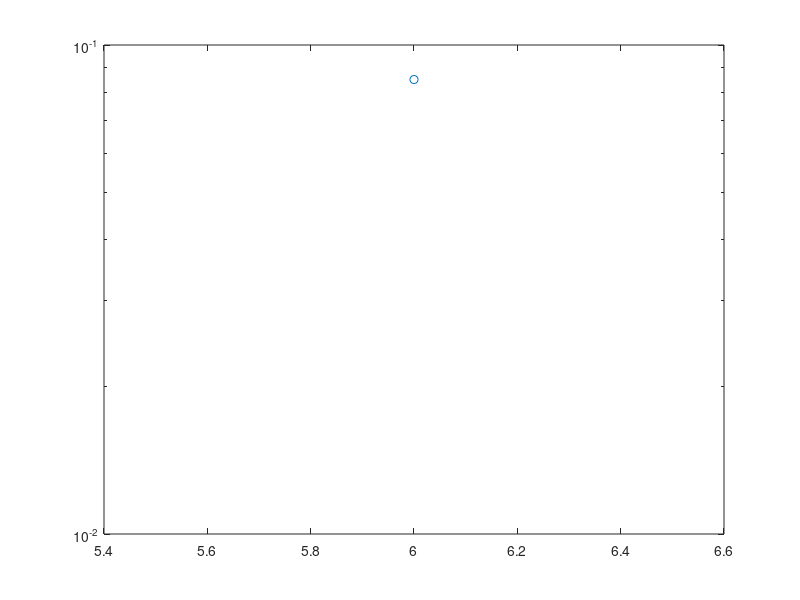

The MATLAB script that drew this image:
%FH_SS2.m
% simulates a digital communication system 
%  with coherent BFSK-slow FH_SS signaling in Fig.10.7.2(b)
clear, clf
b=1; M=2^b; kh=3;
alpha=1/(2^kh); % depending on the jammer's strategy
Tb=1; Ts=b*Tb; Ncs=2; Tc=Ncs*Ts; % Bit/Symbol/Chip time 
N=48; T=Ts/N; % Sampling Period (subinterval in Tc)
NNcs=N*Ncs; % Buffer size 
for i=1:2^kh,  wc(i)=(i-1)*M*2*pi;  end
Es=2; sqEs=sqrt(Es); % Energy of signal waveform
ss=[0 1]; w([1:M])=2*[1:M]*pi;  g_symbol='xo';
t=[0:N-1]*T;  s2sT=sqrt(2/Ts);
SNRbdBs=[6]; MaxIter=3000; % # of iterations 
for i_FH=1:2
   sw=zeros(M,NNcs);
   for m=1:M % PN-coded BPSK signal waveforms
      for nc=1:2^kh
         if i_FH==1, su(m+(nc-1)*M,:)=s2sT*cos(w(m)*t); % No FH
          else  su(m+(nc-1)*M,:)=s2sT*cos((w(m)+wc(nc))*t); % FH
         end  
      end
   end  
   sw=sqEs*su;  suT=su*T;
   for i_SNR=1:length(SNRbdBs) % Range of SNRdB
      SNRbdB=SNRbdBs(i_SNR); SNRb=10^(SNRbdB/10); J0=2*(Es/b)/SNRb; sigma=sqrt(J0/Tb*(2^kh)); %Pj=J0*W=J0*(2/Tb)*2^kh
      r=zeros(1,N);
      nobe=0; % Number of bit errors
      for k=1:MaxIter     
         ic=floor(rand*2^kh);
         for k1=1:Ncs
            i= ceil(rand*M); s=ss(i); % Transmitted signal
            for m=0:N-1   % Operation per symbol interval
               mT=m*T; tmp=(w(1)+w(2))/2*mT; intfrnc=sin(tmp);
               r=[r(2:N) sw(i+M*ic,m+1)+sigma*intfrnc]; % Received signal
               yre=suT(([1:M]+M*ic)',:)*r'; % Correlator output 
            end
            [yremax,lmax]=max(yre);  D=ss(lmax); % Detector(DTR)
            nobe=nobe+sum(s~=D);  if nobe>100, break; end
         end
      end  
      pobe(i_FH,i_SNR)=nobe/(k*b);
   end       
   semilogy(SNRbdBs,pobe(i_FH,:),g_symbol(i_FH))
end
pobe